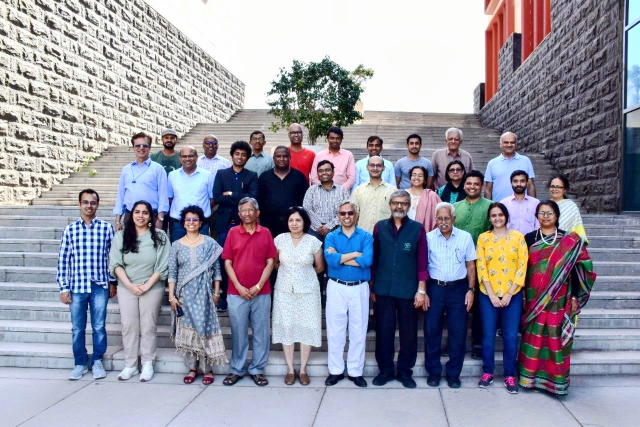
#> input picture Plaksha_Faculty.jpg, 1280 x 854 px (shown at 1/2 size)
$ jupyter execute distance_classification.ipynb
#> lines starting #> are read from the running program, lines starting #| are printed output that depends on the picture; after the words box and inside, x2 and y2 are one past the last pixel; in counts of white or black regions, pixels touching at a corner belong together
[cell 1]
import cv2
import numpy as np
import matplotlib.pyplot as plt
import sklearn
from sklearn.cluster import KMeans
from scipy.spatial import distance
from matplotlib.offsetbox import OffsetImage, AnnotationBbox
import pandas as pd
import wandb
import time

[cell 2]
wandb.login(key="211a52350288a44e256a18e164bb982b3ae7ce51")

[cell 3]
# Initialize Wandb with your project name
wandb.init(project='distance_classification_project', config={
    "python_version": "3.11",
    "numpy_version": np.__version__,
    "pandas_version": pd.__version__,
    "matplotlib_version": plt.matplotlib.__version__,
    "scikit-learn_version": sklearn.__version__,
    "opencv_version": cv2.__version__,
    "dataset": "plaksha_Faculty.jpg, Dr_Shashi_Tharoor.jpg",
    "n_clusters": 2
})

[cell 4]
## Reading the image plaksha_Faculty.jpg
img = cv2.imread('Plaksha_Faculty.jpg')
#> img is the input picture: shape (854, 1280, 3); mean B, G, R 162.4, 149, 149.2

## Convert the image to grayscale
gray_img = cv2.cvtColor(img, cv2.COLOR_BGR2GRAY)
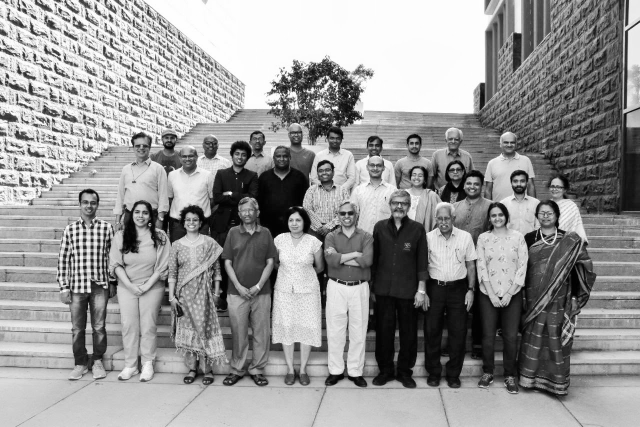
#> gray_img: shape (854, 1280) (shown at 1/2 size); min 0, max 255, mean 150.6

# Loading the required haar-cascade xml classifier file
face_cascade = cv2.CascadeClassifier(cv2.data.haarcascades + 'haarcascade_frontalface_default.xml')

# Applying the face detection method on the grayscale image.
## Change the parameters for better detection of faces in your case.
faces_rect = face_cascade.detectMultiScale(gray_img, 1.05, 4, minSize=(25,25), maxSize=(50,50))
#> faces_rect = 30 rows, first 6: [322, 263, 33, 33], [654, 265, 31, 31], [500, 266, 30, 30], [892, 267, 31, 31], [409, 277, 28, 28], [812, 274, 34, 34]

# Define the text and font parameters
text = 'Faculty'  ## The text you want to write
font = cv2.FONT_HERSHEY_SIMPLEX  ## Font type
font_scale = 0.5  ## Font scale factor
font_color = (0, 0, 255)  ## Text color in BGR format (here, it's red)
font_thickness = 1  ## Thickness of the text

# Iterating through rectangles of detected faces
for (x, y, w, h) in faces_rect:
    cv2.rectangle(img, (x, y), (x+w, y+h), (0, 0, 255), 2)
    # Use cv2.putText to add the text to the image, Use text, font, font_scale, font_color, font_thickness here
    cv2.putText(img, text, (x, y-10), font, font_scale, font_color, font_thickness)
#> this loop made 30 passes
#> (x, y, w, h) on passes 1 to 12: (322, 263, 33, 33), (654, 265, 31, 31), (500, 266, 30, 30), (892, 267, 31, 31), (409, 277, 28, 28), (812, 274, 34, 34), (464, 296, 33, 33), (632, 328, 34, 34), (819, 337, 33, 33), (570, 426, 39, 39), (576, 253, 32, 32), (1003, 273, 32, 32)
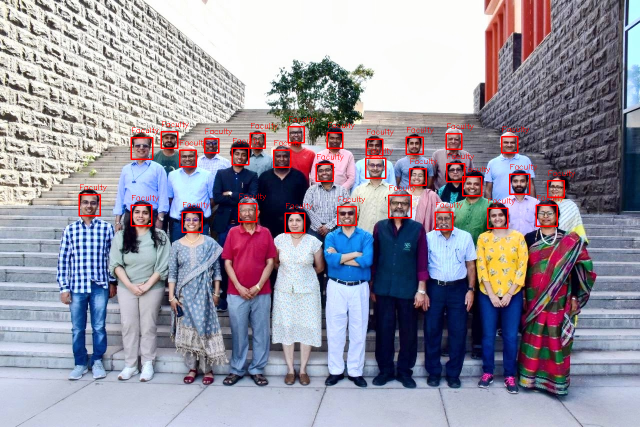
#> img: shape (854, 1280, 3) (shown at 1/2 size); 1.51% of pixels changed, all inside (x1, y1, x2, y2) = (157, 233, 1150, 467)

## Display the image and window title should be "Total number of face detected are #"
# cv2.imshow(f'Total number of face detected are {len(faces_rect)}', img)
# cv2.waitKey(0)
# cv2.destroyAllWindows()

# Log the face detection image
cv2.imwrite('faculty_faces_detected.png', img)
wandb.log({"Faculty Faces Detected": wandb.Image('faculty_faces_detected.png')})
wandb.log({"Number of Faces Detected": len(faces_rect)})

[cell 5]
from matplotlib.offsetbox import OffsetImage, AnnotationBbox
from sklearn.metrics import silhouette_score

# Extract face region features (Hue and Saturation)
img_hsv = cv2.cvtColor(img, cv2.COLOR_BGR2HSV)  # call the img and convert it from BGR to HSV and store in img_hsv
#> img_hsv: shape (854, 1280, 3); mean H, S, V 85.7, 70.7, 173.5
hue_saturation = []
face_images = []  # To store detected face images

start_time = time.time()  # Start timing for runtime

for (x, y, w, h) in faces_rect:
    face = img_hsv[y:y + h, x:x + w]
    hue = np.mean(face[:, :, 0])
    saturation = np.mean(face[:, :, 1])
    hue_saturation.append((hue, saturation))
    face_images.append(face)
#> this loop made 30 passes
#> (x, y, w, h, hue, saturation) on passes 1 to 12: (322, 263, 33, 33, 59.29, 121.7), (654, 265, 31, 31, 50.4, 133.1), (500, 266, 30, 30, 33.19, 127.1), (892, 267, 31, 31, 81.31, 108.2), (409, 277, 28, 28, 106.8, 122.4), (812, 274, 34, 34, 62.79, 116.9), (464, 296, 33, 33, 42.56, 134.3), (632, 328, 34, 34, 81.22, 114.8), (819, 337, 33, 33, 36.69, 114.4), (570, 426, 39, 39, 55.81, 115.3), (576, 253, 32, 32, 76.67, 101.6), (1003, 273, 32, 32, 51.71, 106.9)
#> after the loop, face_images = 30 items; hue_saturation = 30 pairs, first value 23.1 to 120.8, second value 80.77 to 134.3

hue_saturation = np.array(hue_saturation)

## Perform k-Means clustering on hue_saturation and store in kmeans
kmeans = KMeans(n_clusters=2, random_state=0).fit(hue_saturation)
centroids = kmeans.cluster_centers_
#> centroids = [[46.1, 118.9], [81.13, 109.2]]
labels = kmeans.labels_
#> labels = 30 values, max 1 at index 3, min 0 at index 0, mean 0.5

# Log runtime, inertia, and silhouette score
end_time = time.time()
silhouette = silhouette_score(hue_saturation, kmeans.labels_)
#> silhouette = 0.374
wandb.log({
    "Runtime (seconds)": end_time - start_time,
    "Inertia": kmeans.inertia_,
    "Silhouette Score": silhouette
})

# Create a figure and axis
fig, ax = plt.subplots(figsize=(12, 6))

# Plot the clustered faces with custom markers
for i, (x, y, w, h) in enumerate(faces_rect):
    im = OffsetImage(cv2.cvtColor(cv2.resize(face_images[i], (20, 20)), cv2.COLOR_HSV2RGB))
    ab = AnnotationBbox(im, (hue_saturation[i, 0], hue_saturation[i, 1]), frameon=False, pad=0)
    ax.add_artist(ab)
    plt.plot(hue_saturation[i, 0], hue_saturation[i, 1])

# Put x label
plt.xlabel('Hue')
# Put y label
plt.ylabel('Saturation')
# Put title
plt.title('Clustered Faces with Custom Markers')
# Put grid
plt.grid(True)

## Show the plot and log it
plt.savefig('initial_clustering_plot.png')
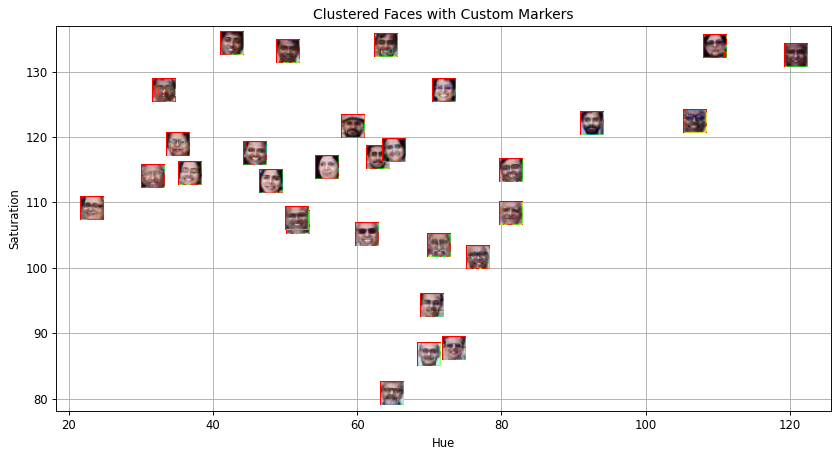
#> figure drawn by matplotlib, 1 panel
wandb.log({"Initial Clustering Plot": wandb.Image('initial_clustering_plot.png')})
plt.show()

[cell 6]
# Create an empty list to store legend labels
legend_labels = []

# Create lists to store points for each cluster
cluster_0_points = []
cluster_1_points = []

# Your code for scatter plot goes here
fig, ax = plt.subplots(figsize=(12, 6))
for i, (x, y, w, h) in enumerate(faces_rect):
    if kmeans.labels_[i] == 0:
        cluster_0_points.append((hue_saturation[i, 0], hue_saturation[i, 1]))
    else:
        cluster_1_points.append((hue_saturation[i, 0], hue_saturation[i, 1]))
#> after the loop, cluster_0_points = [(59.29, 121.7), (50.4, 133.1), (33.19, 127.1), (62.79, 116.9), (42.56, 134.3), (36.69, 114.4), (55.81, 115.3), (51.71, 106.9), (63.91, 133.9), (45.8, 117.5), (23.1, 109.1), (31.55, 113.9), (48.03, 113.2), (51.53, 107.6), (35.11, 118.8)]; cluster_1_points = [(81.31, 108.2), (106.8, 122.4), (81.22, 114.8), (76.67, 101.6), (120.8, 132.5), (109.6, 133.8), (72, 127.1), (69.96, 86.68), (92.49, 122), (61.3, 105.1), (65.06, 117.9), (70.27, 94.28), (71.27, 103.4), (73.39, 87.63), (64.75, 80.77)]

cluster_0_points = np.array(cluster_0_points)
#> cluster_0_points = 15 rows, first 8: [59.29, 121.7], [50.4, 133.1], [33.19, 127.1], [62.79, 116.9], [42.56, 134.3], [36.69, 114.4], [55.81, 115.3], [51.71, 106.9]
# Plot points for cluster 0 in green
plt.scatter(cluster_0_points[:, 0], cluster_0_points[:, 1], c='green', label='Cluster 0')

cluster_1_points = np.array(cluster_1_points)
#> cluster_1_points = 15 rows, first 8: [81.31, 108.2], [106.8, 122.4], [81.22, 114.8], [76.67, 101.6], [120.8, 132.5], [109.6, 133.8], [72, 127.1], [69.96, 86.68]
# Plot points for cluster 1 in blue
plt.scatter(cluster_1_points[:, 0], cluster_1_points[:, 1], c='blue', label='Cluster 1')

# Calculate and plot centroids
centroid_0 = centroids[0]
#> centroid_0 = [46.1, 118.9]
centroid_1 = centroids[1]
#> centroid_1 = [81.13, 109.2]

# Plot both the centroid for cluster 0 and cluster 1
plt.scatter(centroid_0[0], centroid_0[1], c='black', marker='x', s=100, label='Centroid 0')
plt.scatter(centroid_1[0], centroid_1[1], c='red', marker='x', s=100, label='Centroid 1')

## Put x label
plt.xlabel('Hue')
## Put y label
plt.ylabel('Saturation')
## Put title
plt.title('Scatter Plot of Clusters with Centroids')
## Add a legend
plt.legend()
## Add grid
plt.grid(True)

## Show the plot and log it
plt.savefig('clusters_centroids_plot.png')
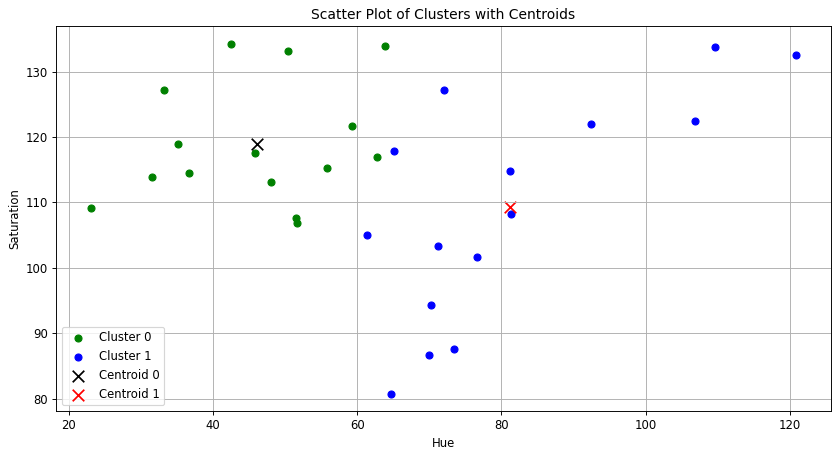
#> figure drawn by matplotlib, 1 panel
wandb.log({"Clusters and Centroids Plot": wandb.Image('clusters_centroids_plot.png')})
plt.show()

[cell 7]
## Read the class of the template image 'Dr_Shashi_Tharoor.jpg' using cv2 and store it in template_img
template_img = cv2.imread('Dr_Shashi_Tharoor.jpg')
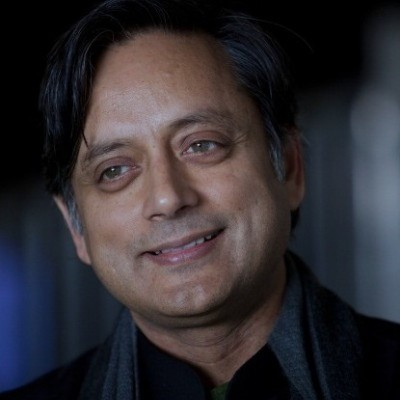
#> input picture Dr_Shashi_Tharoor.jpg, 400 x 400 px
#> template_img is the input picture: shape (400, 400, 3); mean B, G, R 49.8, 45.4, 49.1

# Convert the template image to grayscale
gray_template_img = cv2.cvtColor(template_img, cv2.COLOR_BGR2GRAY)
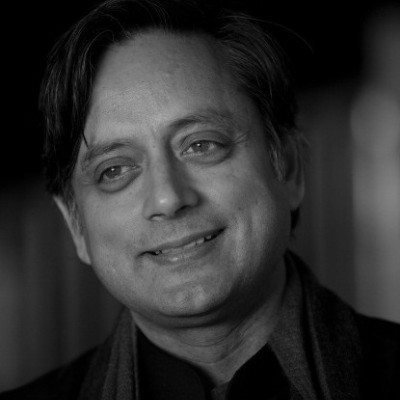
#> gray_template_img: shape (400, 400); min 0, max 188, mean 47

# Detect face in the template image after converting it to gray and store it in template_faces
template_faces = face_cascade.detectMultiScale(gray_template_img, scaleFactor=1.1, minNeighbors=5, minSize=(30, 30))
#> template_faces = [[43, 60, 252, 252]]

# Draw rectangles around the detected faces
for (x, y, w, h) in template_faces:
    cv2.rectangle(template_img, (x, y), (x + w, y + h), (0, 255, 0), 3)
#> this loop made 1 pass
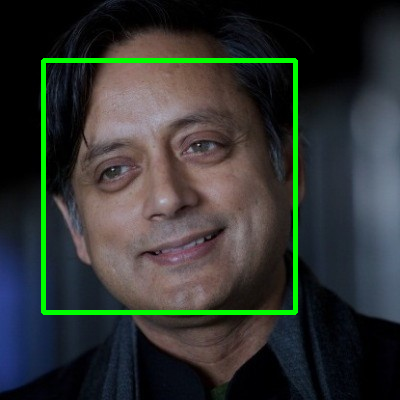
#> template_img: shape (400, 400, 3); 3.14% of pixels changed, all inside (x1, y1, x2, y2) = (41, 58, 298, 315)

# Display the image and window title should be "Template Image with Detected Faces"
# cv2.imshow('Template Image with Detected Faces', template_img)
# cv2.waitKey(0)
# cv2.destroyAllWindows()

# Log the template face detection image
cv2.imwrite('template_face_detected.png', template_img)
wandb.log({"Template Face Detected": wandb.Image('template_face_detected.png')})

[cell 8]
# Convert the template image to HSV color space and store it in template_hsv
template_hsv = cv2.cvtColor(template_img, cv2.COLOR_BGR2HSV)
#> template_hsv: shape (400, 400, 3); mean H, S, V 66.8, 90.5, 64.6

# Extract hue and saturation features from the template image as we did it for detected faces.
template_hue = np.mean(template_hsv[:, :, 0])
#> template_hue = 66.77
template_saturation = np.mean(template_hsv[:, :, 1])
#> template_saturation = 90.5

# Predict the cluster label for the template image and store it in template_label
template_label = kmeans.predict([[template_hue, template_saturation]])[0]
#> template_label = 1

# Create a figure and axis for visualization
fig, ax = plt.subplots(figsize=(12, 6))

# Plot the clustered faces with custom markers (similar to previous code)
for i, (x, y, w, h) in enumerate(faces_rect):
    color = 'red' if kmeans.labels_[i] == 0 else 'blue'
    im = OffsetImage(cv2.cvtColor(cv2.resize(face_images[i], (20, 20)), cv2.COLOR_HSV2RGB))
    ab = AnnotationBbox(im, (hue_saturation[i, 0], hue_saturation[i, 1]), frameon=False, pad=0)
    ax.add_artist(ab)
    plt.plot(hue_saturation[i, 0], hue_saturation[i, 1], 'o', markersize=5, color=color)
#> this loop made 30 passes

# Plot the template image in the respective cluster
if template_label == 0:
    color = 'red'
else:
    color = 'blue'
im = OffsetImage(cv2.cvtColor(cv2.resize(template_img, (20, 20)), cv2.COLOR_BGR2RGB))
ab = AnnotationBbox(im, (template_hue, template_saturation), frameon=False, pad=0)
ax.add_artist(ab)

# Put x label
plt.xlabel('Hue')
# Put y label
plt.ylabel('Saturation')
# Put title
plt.title('Clustered Faces with Template Image')
# Add grid
plt.grid(True)

## Show plot and log it
plt.savefig('template_clustering_plot.png')
wandb.log({"Template Clustering Plot": wandb.Image('template_clustering_plot.png')})
plt.show()

[cell 9]
# Create an empty list to store legend labels
legend_labels = []

# Create lists to store points for each cluster
cluster_0_points = []
cluster_1_points = []

# Your code for scatter plot goes here
fig, ax = plt.subplots(figsize=(12, 6))
for i, (x, y, w, h) in enumerate(faces_rect):
    if kmeans.labels_[i] == 0:
        cluster_0_points.append((hue_saturation[i, 0], hue_saturation[i, 1]))
    else:
        cluster_1_points.append((hue_saturation[i, 0], hue_saturation[i, 1]))
#> after the loop, cluster_0_points = [(59.29, 121.7), (50.4, 133.1), (33.19, 127.1), (62.79, 116.9), (42.56, 134.3), (36.69, 114.4), (55.81, 115.3), (51.71, 106.9), (63.91, 133.9), (45.8, 117.5), (23.1, 109.1), (31.55, 113.9), (48.03, 113.2), (51.53, 107.6), (35.11, 118.8)]; cluster_1_points = [(81.31, 108.2), (106.8, 122.4), (81.22, 114.8), (76.67, 101.6), (120.8, 132.5), (109.6, 133.8), (72, 127.1), (69.96, 86.68), (92.49, 122), (61.3, 105.1), (65.06, 117.9), (70.27, 94.28), (71.27, 103.4), (73.39, 87.63), (64.75, 80.77)]

# Plot points for cluster 0 in green
cluster_0_points = np.array(cluster_0_points)
#> cluster_0_points = 15 rows, first 8: [59.29, 121.7], [50.4, 133.1], [33.19, 127.1], [62.79, 116.9], [42.56, 134.3], [36.69, 114.4], [55.81, 115.3], [51.71, 106.9]
plt.scatter(cluster_0_points[:, 0], cluster_0_points[:, 1], c='green', label='Cluster 0')

# Plot points for cluster 1 in blue
cluster_1_points = np.array(cluster_1_points)
#> cluster_1_points = 15 rows, first 8: [81.31, 108.2], [106.8, 122.4], [81.22, 114.8], [76.67, 101.6], [120.8, 132.5], [109.6, 133.8], [72, 127.1], [69.96, 86.68]
plt.scatter(cluster_1_points[:, 0], cluster_1_points[:, 1], c='blue', label='Cluster 1')

# Calculate and plot centroids for both the clusters
centroid_0 = centroids[0]
centroid_1 = centroids[1]
plt.scatter(centroid_0[0], centroid_0[1], c='black', marker='x', s=100, label='Centroid 0')  # plot for centroid 0
plt.scatter(centroid_1[0], centroid_1[1], c='red', marker='x', s=100, label='Centroid 1')  # plot for centroid 1
plt.plot(template_hue, template_saturation, marker='o', c='violet', markersize=10, label='Class ?')

# Put x label
plt.xlabel('Hue')
# Put y label
plt.ylabel('Saturation')
# Put title
plt.title('Scatter Plot of Clusters with Centroids')
# Add a legend
plt.legend()
# Add grid
plt.grid(True)

## Show the plot and log it
plt.savefig('final_scatter_plot.png')
wandb.log({"Final Scatter Plot": wandb.Image('final_scatter_plot.png')})
plt.show()

# Log feature histograms
plt.hist(hue_saturation[:, 0], bins=30, color='blue', alpha=0.7)
plt.title('Hue Distribution')
plt.xlabel('Hue')
plt.ylabel('Frequency')
plt.savefig('hue_histogram.png')
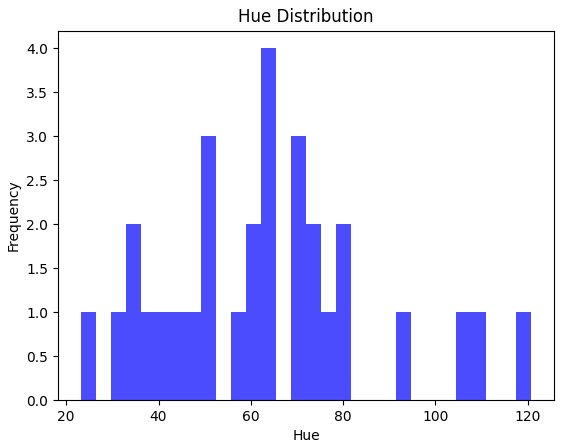
#> figure drawn by matplotlib, 1 panel; tallest bar 4 high, from x = 62.2 to 65.46
wandb.log({"Hue Histogram": wandb.Image('hue_histogram.png')})

plt.hist(hue_saturation[:, 1], bins=30, color='green', alpha=0.7)
plt.title('Saturation Distribution')
plt.xlabel('Saturation')
plt.ylabel('Frequency')
plt.savefig('saturation_histogram.png')
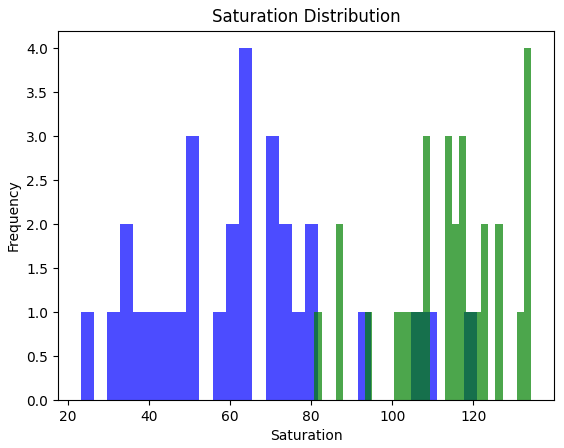
#> figure drawn by matplotlib, 1 panel; tallest bar 4 high, from x = 62.2 to 65.46; tallest bar 4 high, from x = 132.5 to 134.3
wandb.log({"Saturation Histogram": wandb.Image('saturation_histogram.png')})

# Finish the Wandb run
wandb.finish()
